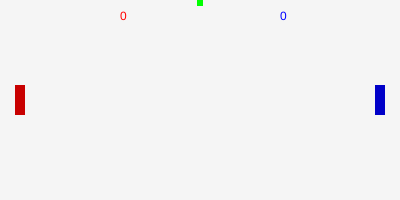
Frame 1 (no input)
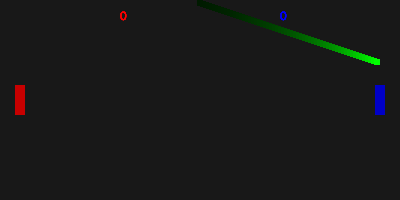
Frame 60 (no input)
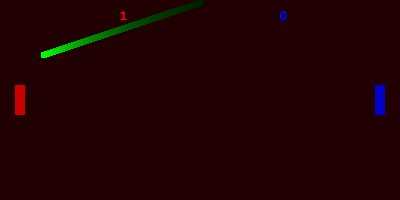
Frame 120 (the mouse pressed at the canvas centre since frame 60)

The p5.js sketch that drew these frames (run headless with seeded random() and noise() and a simulated clock; from frame 60 on, the mouse is pressed at the canvas centre):

// p5.js sketch
// ── sketch.js
class Paddle {
    /* The constructor is a function that is called when the  new commmand is used with a class. It will return 'this' with all the properties in the constructor, and all the methods specialised below.
    */
  constructor(side)
  {
    /* Uses a terary operator 
    (condition) ? if condition is true : otherwise.
    Checks to see if the result is left, puts the q position accordingly */
    this.x = side=="LEFT"?20:380
    /* Side is passed in from the arguments as either "LEFT" or "RIGHT" */
    this.side = side
    // The Y position is set to 100
    this.y = 100
    // The height of the paddle is specified
    this.height = 30
    // The width of the paddle is specified
    this.width = 10
    // Keys are set depending on the paddle side 
    this.keys = side=="LEFT"?[81,65]:[80,76]
    // The speed is specified
    this.speed = 2
    // The colour is specified based on the paddle side
    this.colour = side=="LEFT"?[200,0,0]:[0,0,200]
  }
  draw() {
    // draw method uses the colour specified in the constructor
    fill(...this.colour)
    // rectangle drawn using object values
    rect(this.x,this.y,this.width,this.height)
  }
  move() {
    // moves if either of the keys are specified
    if(keyIsDown(this.keys[0])) {
      this.y-=this.speed
    }
    if(keyIsDown(this.keys[1])) {
      this.y+=this.speed
    }
  }

}


class Ball {
  // The constructor is a function that is called when the new commmand is used with a class. It will return 'this' with all the properties in the constructor, and all the methods specialised below.
  constructor(id) {
    this.x = width/2
    this.y = 3
    this.ballSize = 6
    // Speed is set to a random direction
    this.xSpeed = Math.random()>0.5?3:-3
    this.ySpeed = 1
    this.colour = [0,256,0]
    this.id = id
  }
  // draws the ball based on the current object properties
  draw() {
    /* the ... destructures the array, i.e. ([a,b,c]) becomes (a,b,c) . this is needed because RBG takes three arguments */
    fill(...this.colour)
    rect(this.x,this.y,this.ballSize,this.ballSize)
  }
  /* moves the ball unless it will be off screen, in which case the direction is changes. changes in horizontal speed is changed by the check function*/
  move() {
    if( this.y-(this.ballSize/2)<0
                    || this.y+(this.ballSize/2)>height) {
      this.ySpeed*=-1
    }
    this.x+=this.xSpeed
    this.y+=this.ySpeed
  }
  /* scores the ball if it is off a side. this means the reset function is called and the global score variable is changed. the colour of the scoring side is also flashed */
  score() {
    if (this.x<0) {
      score.right++
      this.reset(this.id)
      background(0,0,256,255);
    }
    if (this.x>width) {
      score.left++
      this.reset(this.id)
      background(256,0,0,255);
    }
  }
  /* removes this ball from the global array of balls. then creates a new ball with a randomised array. coded this way in case we want to put multiple balls in play */
  reset(id) {
    balls = balls.filter((x)=>x.id!=id)
    balls.push(new Ball(Math.floor(Math.random()*10000)))
  }

  check() {
  /* checks the position of the paddles and adjusts ball direction and speed for each hit */
    for (paddle of paddles) {
      if (
          // checks if balls will share a space with a paddle next frame
        ((this.x+this.xSpeed<=(paddle.x+(paddle.width/2)))&&
        (this.x+this.xSpeed>=(paddle.x-(paddle.width/2))))
          &&
        ((this.y+this.ySpeed<=(paddle.y+(paddle.height/2)))&&
        (this.y+this.ySpeed>=(paddle.y-(paddle.height/2))))
          )
          {
            // if there's a hit, mark the screen
        paddle.side=="LEFT"?
            background(256,0,0,200):
            background(0,0,256,200)
            //increase speed slightly
        this.xSpeed*=-1.03
        // A hit on the middle of the pad will keep it in the same direction
        // A hit on the outer quarters will cause it to redirect, get faster
        if((this.y>paddle.y+(paddle.height/4)) 
        ||(this.y<paddle.y-(paddle.height/4)))  {
        this.ySpeed*=-1.05
        } 
         
      }
    
    }
  }
}

/* global variables to store blur setting, paddles, balls and score */
let blur = true;
let paddles = [];
let balls = [];
let score = {left:0, right:0};

function setup() {
  // sets the rectangle draw mode
  rectMode(CENTER);
  // turns off stroke
  noStroke();
  createCanvas(400, 200);
  frameRate(30);
  // creates left and right paddles
  let leftPaddle = new Paddle("LEFT");
  let rightPaddle = new Paddle("RIGHT");
  // pushes to paddle array
  paddles.push(leftPaddle)
  paddles.push(rightPaddle)
  // creates a new ball
  balls.push(new Ball(1))

}

function draw() {
  // sets background, with lower opacity if blur is turned on
  background(0,blur?10:256);
  // displays scores
  fill(255,0,0);
  text(score.left,120,20)

  fill(0,0,255);
  text(score.right,280,20)
  // loops through b
  for (paddle of paddles) {
    paddle.draw()
    paddle.move()
    
  }

  /* loops through array of balls, drawing them, moving them, scoring them and then checking for paddle collisions. we draw them first and then caculate based on future movement since this avoids awkwardness where balls are inside paddles, etc. */
  for (ball of balls) {
    ball.draw()
    ball.move()
    ball.score()
    ball.check()

  }
  // CALL DEBUG
  // This puts some details on screen for easier debugging.
  // debug()

}

// add a debug method
function debug() {
    blur = false
    text(`ball : ${round(balls[0].x)},${round(balls[0].y)}`
    ,140,200) 
    text(`l: ${round(paddles[0].x)},${round(paddles[0].y)}`
    ,80,200) 
    text(`r: ${round(paddles[1].x)},${round(paddles[1].y)}`,220,200) 
}
